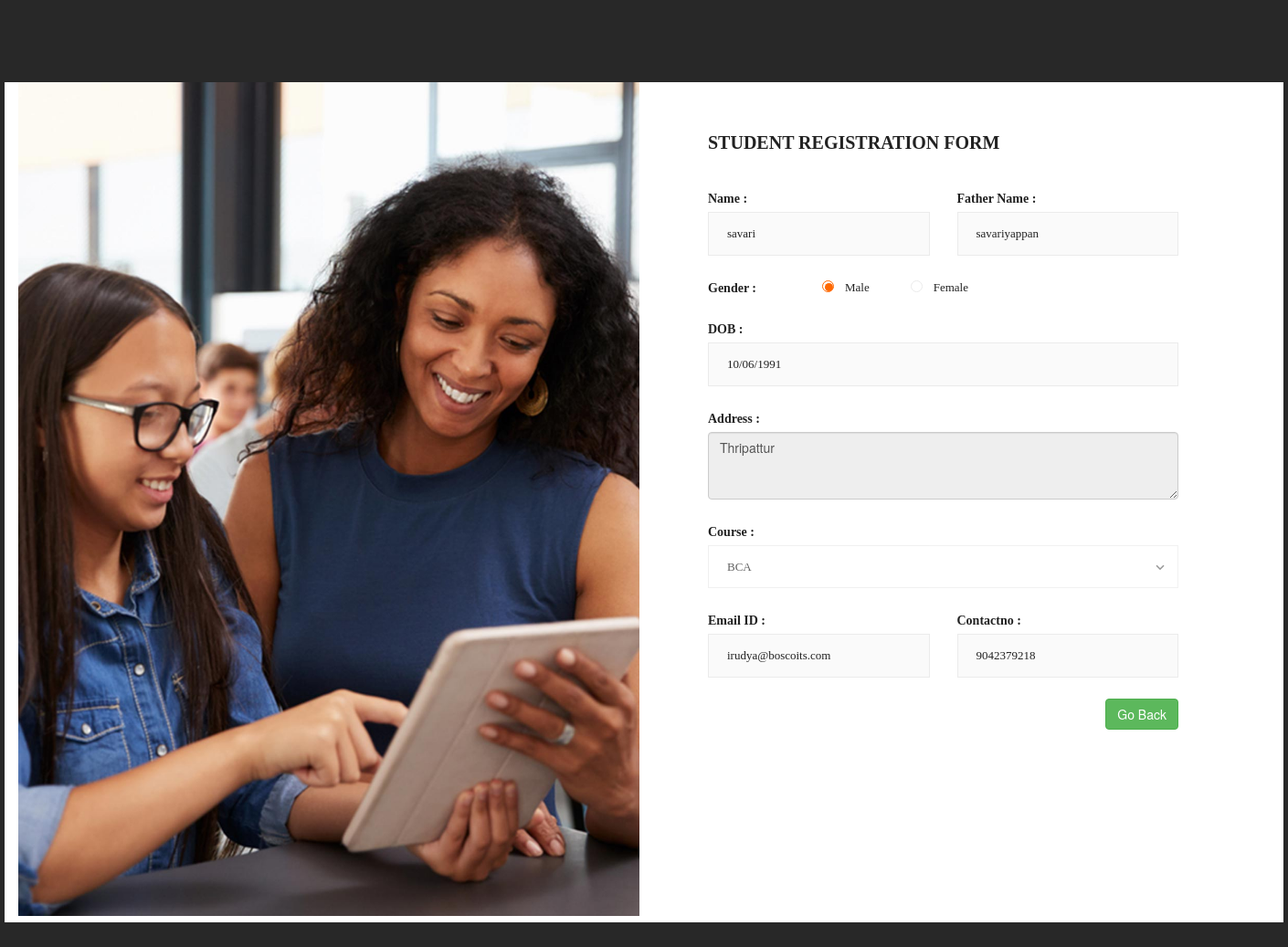
Page /read.php?id=4 on the committed database.
### tables this page shows
CREATE TABLE `registration` (
  `id` int(11) NOT NULL,
  `Name` varchar(150) NOT NULL,
  `FatherName` varchar(150) NOT NULL,
  `Gender` varchar(10) NOT NULL,
  `DOB` varchar(10) NOT NULL,
  `Course` varchar(10) NOT NULL,
  `EmailId` varchar(120) NOT NULL,
  `ContactNumber` char(11) NOT NULL,
  `Address` varchar(255) NOT NULL,
  `PostingDate` timestamp NOT NULL DEFAULT current_timestamp()
);

### function.php (called while the page is built, shortened)
<?php
class DB_con
{
function __construct()
{
$con = mysqli_connect(DB_SERVER,DB_USER,DB_PASS,DB_NAME);
$this->dbh=$con;
}
public function fetchonerecord($userid)
	{
	$oneresult=mysqli_query($this->dbh,"select * from registration where id=$userid");
	return $oneresult;
	}
}
?>

### read.php (the view, shortened to what this page needs)
<?php
include_once("function.php");
?>
<!DOCTYPE html>
<html lang="en">
<head>
    <link rel="stylesheet" href="fonts/material-icon/css/material-design-iconic-font.min.css">
    <link rel="stylesheet" href="https://maxcdn.bootstrapcdn.com/bootstrap/3.3.7/css/bootstrap.min.css"/>
    <link type="stylesheet" href="https://cdnjs.cloudflare.com/ajax/libs/bootstrap-datepicker/1.7.1/css/bootstrap-datepicker3.min.css"/>
    <link rel="stylesheet" href="css/style.css">
</head>
<body>
    <div class="main">
        <div class="container">
            <div class="signup-content">
                <div class="signup-img">
                    <img src="images/signup-img.jpg" alt=""    style="height:99.3%" ;>
                </div>
                <div class="signup-form">
<?php
$userid=intval($_GET['id']);
$onerecord=new DB_con();
$sql=$onerecord->fetchonerecord($userid);
while($row=mysqli_fetch_array($sql))
  {
  ?>
                    <form name="insertrecord" method="post" class="register-form" id="register-form">
                        <h2>student registration form</h2>
                          <div class="form-row">
                            <div class="form-group">
                                <label for="name">Name :</label>
                                <input type="text" class="allowtypes" name="name" id="name" value="<?php echo htmlentities($row['Name']);?>" disabled/>
                            </div>
                            <div class="form-group">
                                <label for="fathername">Father Name :</label>
                                <input type="text" class="allowtypes" name="fathername" value="<?php echo htmlentities($row['FatherName']);?>" id="father_name" disabled/>
                            </div>
                        </div>
                        <div class="form-radio">
                            <label for="gender" class="radio-label" >Gender :</label>
                            <div class="form-radio-item">
                                <label for="male" >Male</label>
                                <span class="check"></span>
                            </div>
                            <div class="form-radio-item">
                                <label for="female">Female</label>
                                <span class="check"></span>
                            </div>
                        </div>
                        <div class="form-group" id="datepicker" >
                            <label for="birth_date">DOB :</label>
                            <input type="text"  name="dob" data-bind="value: startDate, event: {change: savePerishableDate}" id="date" placeholder="dd/mm/yyyy" value="<?php echo htmlentities($row['DOB']);?>" disabled/>
                        </div>
                        <div class="form-group">
                            <label for="address">Address :</label>
                            <textarea class="form-control" name="address" rows="3" cols="69" id="address" disabled><?php echo htmlentities($row['Address']);?> </textarea>
                        </div>
                        <div class="form-group">
                            <label for="course">Course :</label>
                            <div class="form-select">
                                <select name="course" id="course" disabled>
                                    <option value="BCA" <?php if ($row['Course'] == 'BCA') {?>selected='selected'<?php } ?>>BCA</option>
                                </select>
                                <span class="select-icon"><i class="zmdi zmdi-chevron-down"></i></span>
                            </div>
                        </div>
                        <div class="form-row">
                            <div class="form-group">
                            <label for="email">Email ID :</label>
                            <input type="email" name="emailid" id="email" value="<?php echo htmlentities($row['EmailId']);?>" disabled />
                            </div>
                            <div class="form-group">
                                <label for="city">Contactno :</label>
                               <input type="text" name="contactno" id="number" maxlength="10" value="<?php echo htmlentities($row['ContactNumber']);?>" required onkeyup="if (/\D/g.test(this.value)) this.value = this.value.replace(/\D/g,'')" disabled>
                            </div>
                        </div>
                        <?php } ?>
                          <a href="index.php" class="btn btn-success pull-right"><i class="fa fa-plus"></i>Go Back</a>
                    </form>
                </div>
            </div>
        </div>
    </div>
</body>
</html>

### css/style.css (style rules this page uses)
display-flex, .signup-content, .form-row, .form-radio, .select-icon, .select-icon i { display: flex; display: -webkit-flex; }
input, select, textarea { outline: none; appearance: unset !important; -moz-appearance: unset !important; -webkit-appearance: unset !important; -o-appearance: unset !important; -ms-appearance: unset !important; }
img { max-width: 100%; height: 99.3%; }
h2 { line-height: 1.66; margin: 0; padding: 0; font-weight: 700; color: #222; font-family: 'Montserrat'; font-size: 20px; text-transform: uppercase; margin-bottom: 32px; }
body { font-size: 13px; line-height: 1.8; color: #222; font-weight: 400; background: #282828; padding: 90px 0; }
.container { width: 1400px; position: relative; margin: 0 auto; background: #fff; }
.signup-img, .signup-form { width: 50%; }
.register-form { padding: 50px 100px 50px 70px; }
.form-row { margin: 0 -15px; }
.form-row .form-group { width: 50%; padding: 0 15px; }
.form-group { margin-bottom: 23px; position: relative; }
input, select { display: block; width: 100%; border: 1px solid #ebebeb; padding: 11px 20px; box-sizing: border-box; font-family: 'Montserrat'; font-weight: 500; font-size: 13px; }
label { font-size: 14px; font-weight: bold; font-family: 'Montserrat'; margin-bottom: 2px; display: block; }
.form-radio { margin-bottom: 18px; }
.radio-label { padding-right: 72px; }
.form-radio-item { position: relative; margin-right: 45px; }
.form-radio-item label { font-weight: 500; font-size: 13px; padding-left: 25px; position: relative; z-index: 9; display: block; cursor: pointer; }
.check { display: inline-block; position: absolute; border: 1px solid #ebebeb; border-radius: 50%; -moz-border-radius: 50%; -webkit-border-radius: 50%; -o-border-radius: 50%; -ms-border-radius: 50%; height: 13px; width: 13px; top: 4px; left: 0px; z-index: 5; transition: border .25s linear; -webkit-transition: border .25s linear; }
.check:before { position: absolute; display: block; content: ''; width: 9px; height: 9px; border-radius: 50%; -moz-border-radius: 50%; -webkit-border-radius: 50%; -o-border-radius: 50%; -ms-border-radius: 50%; top: 2px; left: 2px; margin: auto; transition: background 0.25s linear; -webkit-transition: background 0.25s linear; }
input[type=radio]:checked ~ .check { border: 1px solid #ff6801; }
input[type=radio]:checked ~ .check::before { background: #ff6801; }
.form-select { position: relative; }
select { appearance: none !important; -moz-appearance: none !important; -webkit-appearance: none !important; -o-appearance: none !important; -ms-appearance: none !important; position: relative; background: 0 0; z-index: 10; cursor: pointer; }
.select-icon { z-index: 0; position: absolute; top: 0; right: 0; bottom: 0; justify-content: center; -moz-justify-content: center; -webkit-justify-content: center; -o-justify-content: center; -ms-justify-content: center; align-items: center; -moz-align-items: center; -webkit-align-items: center; -o-align-items: center; -ms-align-items: center; }
.select-icon i { justify-content: center; -moz-justify-content: center; -webkit-justify-content: center; -o-justify-content: center; -ms-justify-content: center; align-items: center; -moz-align-items: center; -webkit-align-items: center; -o-align-items: center; -ms-align-items: center; width: 40px; height: 20px; font-size: 18px; color: #999; }

### rows in the picture
registration: name "savari", fathername "savariyappan", dob "10/06/1991", address "Thripattur", course "BCA", emailid "irudya@boscoits.com", contactno "9042379218"
